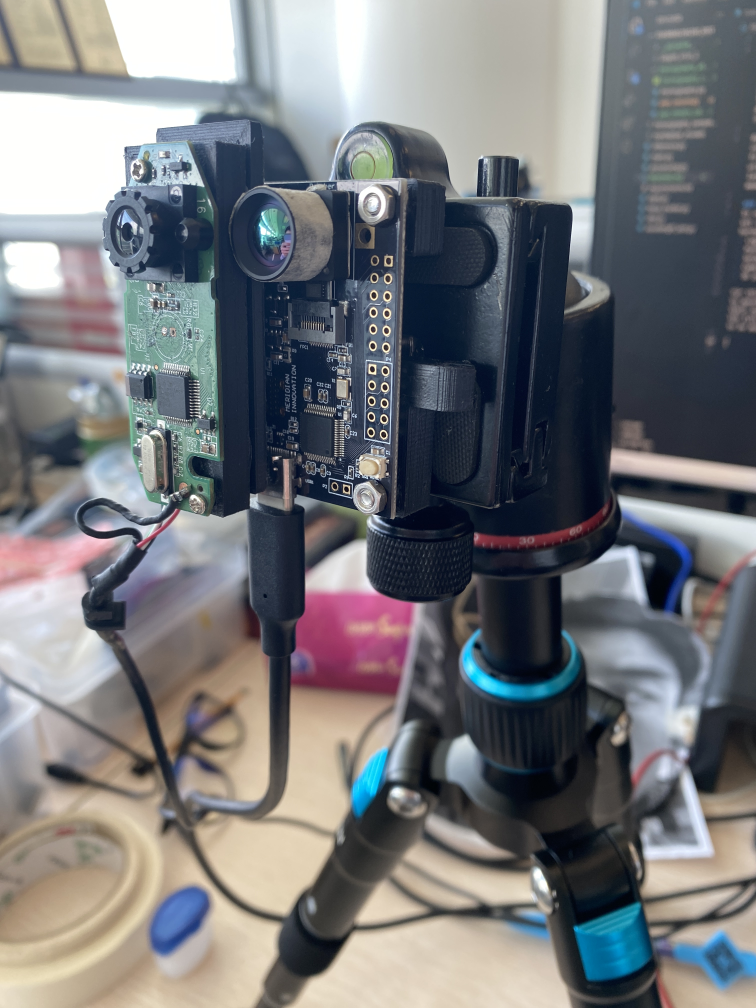
#> input picture pictures/hardwaresetup.JPG, 3024 x 4032 px (shown at 1/4 size)
$ python -i stark.py   (imports and definitions only)
#> lines starting #> are read from the running program, lines starting #| are printed output that depends on the picture
# Copyright (C) Meridian Innovation Ltd. Hong Kong, 2019 - 2022. All rights reserved.
#
from functools import partial
import numpy as np
import cv2 as cv
from senxor.utils import remap
from senxor.filters import RollingAverageFilter, TrueAverageFilter

# STARK filter parameters
# ===========================
STARK_LMAV_DIFF = {'lm_atype': 'ra', 'lm_ks': (5,5), 'lm_ad': 12}
STARK_SELF_DIFF = {'lm_atype': 'ra', 'lm_ks': (3,3), 'lm_ad': 0}
STARK_SIGMOID = {'alpha': 2.0, 'beta': 2.0}
STARK_SMOOTHSTEP = {'alpha': 0.3, 'beta': 0.0, 'delta': 0.02,
                    'quad': 0.8, 'cube': -0.9}
STARK_CUBE = {'alpha': 0.3, 'beta': 0.0, 'delta': 0.02,
              'quad': 0.8, 'cube': -0.9, 'max': 0.8}

def sigmoid(x, alpha, beta):
    return 1. / (1 + np.exp(-alpha * (x - beta)))

# [33 lines left out: functions cube, smoothstep, set_stark_param, not called in this run]


class STARKFilter:

    # [50 lines left out: function __init__, not called in this run]

    def diff_self(self, lm):
        return lm - self.av

    # [57 lines left out: functions diff_lmav, update, _quick_update, not called in this run]

    def __call__(self, new):
        self.update(new)
        return self.av


class Kalman_with_predict():
    """ Kalman implementation. Requires an initial frame i.e., frame0 must be pased as input
        For better results, frame0 can be an average of 2 successive frames or more.
        Else a very random interger is initialized as initial temparature reading.
        Performance is better when used after filter.
        mea_err: the error measured between new frame and previous estimated frame
        err_est: the mean estimated error. can be initialized randomly or using calibration data.
                 will decay over time.
        process_error: the mean of the std per pixel matrix obtained from calibration or a fixed
                       std for all pixels. If std for all pixels is used, then use the
                       mean gain rather than the gain per pixel matrix.
        update_which: Which loss to use to compute the mean_err (mean erro) t iteration t.
                      l1 and l2 are both implemented.
        see: https://github.com/Ugenteraan/Kalman-Filter-Scratch/blob/master/Kalman-Scratch-Implementation.ipynb
    """

    def __init__(self, frame0=None, update_which='l1', smooth_new_frame=False, which_predict='Median', ksize=3,
                 sigma=1, cnn_model=None, use_normalization=1, r_depth=4, err=1.5, gain_scale=0.35,
                 gain_which='stair-case', out_smooth=False, offset=0.1, scale=0.9):

        # should the new input be smooth before Kalman?
        self.smooth_new_frame = smooth_new_frame

        # use l1 or l2 loss
        self.update_which = update_which

        # initial frame keeping or initialize complete random constant integer between 0 and 37 as initial value
        # and rely on python broadcasting to treat it as matrix for gain update
        if frame0 is None:
            self.est = np.random.randint(low=0, high=37)
            self.min_temp = 16
            self.max_temp = 34
        else:
            self.est = frame0
            self.min_temp = frame0.min()
            self.max_temp = frame0.max()

        # initialize method of update for gain
        self.gain_which = gain_which
        if self.gain_which == 'stair-case':
            self.update_which = 'l1'

        # smooth output or raw improved output
        self.out_smooth = out_smooth

        # initialize rolling average depth
        self.r_depth = r_depth

        # initialize pixel err std for sigmoid
        self.pixel_err_std = err

        # initialize gain scale
        self.gain_scale = gain_scale

        #initialize counter
        self.count = 0

        # for poly
        self.offset = offset
        self.scale = scale

        # initialize prediction parameters
        assert which_predict in ['Median', 'Box', 'Gaussian', 'CNN', None]
        self.which_predict = which_predict
        self.ksize = ksize
        self.sigma = sigma

        if self.which_predict == 'CNN':
            self.model = cnn_model
            self.use_normalization = use_normalization

    def to_tensor(self, img):
        if img.ndim == 2:
            return img[np.newaxis, ..., np.newaxis]

    def from_tensor(self, img):
        return np.squeeze(img)

    # [55 lines left out: functions cnn_filter, run_cnn, remap_tensor, not called in this run]

    def predict(self):

        # Estimate frame update from previous frame and control params

        if self.which_predict == 'Median':
            self.est = remap(cv.medianBlur(remap(self.est, curr_range=(self.min_temp, self.max_temp)),
                                            ksize=self.ksize),
                             new_range=(self.min_temp, self.max_temp), to_uint8=False)
        elif self.which_predict == 'Gaussian':
            self.est = remap(cv.GaussianBlur(remap(self.est, curr_range=(self.min_temp, self.max_temp)),
                                              (self.ksize, self.ksize), sigmaX=self.sigma),
                             new_range=(self.min_temp, self.max_temp), to_uint8=False)
        elif self.which_predict == 'Box':
            self.est = remap(cv.blur(remap(self.est, curr_range=(self.min_temp, self.max_temp)),
                                      (self.ksize, self.ksize)),
                             new_range=(self.min_temp, self.max_temp), to_uint8=False)

        elif self.which_predict == 'CNN':
            self.est = self.run_cnn(self.est, self.min_temp, self.max_temp)

    # [25 lines left out: function predict_new_frame, not called in this run]

    def update(self, new_frame):

        # # update roll average
        # self.min_temp += 1. / self.r_depth * (new_frame.min() - self.min_temp)
        # self.max_temp += 1. / self.r_depth * (new_frame.max() - self.max_temp)

        # no roll avg on new frame
        self.min_temp = new_frame.min()
        self.max_temp = new_frame.max()

        # predict current frame and process noise
        if self.count ==0:
            self.predict()
            self.count += 1
        if self.smooth_new_frame:
            new_frame_smooth = self.predict_new_frame(new_frame=new_frame)

        # calculate new actual error and new frame
        if self.update_which == 'l1':
            mea_err = np.abs(new_frame_smooth - self.est)
        elif self.update_which == 'l2':
            mea_err = (new_frame_smooth - self.est)**2

        if self.gain_which == 'sigmoid-approx':
            self.gain = self.gain_scale * (
                        1 + ((mea_err - self.pixel_err_std) / np.sqrt((1 + (mea_err - self.pixel_err_std) ** 2))))

        elif self.gain_which == 'normalizing':
            mea_err = mea_err + self.gain_scale
            self.gain = mea_err/(mea_err + self.pixel_err_std)

        elif self.gain_which == 'stair-case':
            # self.gain = 1/(1 + np.exp(-mea_err))
            self.gain = np.full(mea_err.shape, 0.8, dtype=float)
            self.gain[(mea_err <=2.0)] = 0.01
            self.gain[(mea_err > 2.0) & (mea_err <= 3.0)] = 0.1
            self.gain[(mea_err > 3.0) & (mea_err <= 5.0)] = 0.2
            self.gain[(mea_err > 5.0) & (mea_err <= 6.0)] = 0.3
            self.gain[(mea_err > 6.0) & (mea_err <= 10.)] = 0.5
            # self.gain[(mea_err > 3.0) & (mea_err <= 8.0)] = 0.7
            # # # self.gain[(mea_err > 5.0) & (mea_err <= 6.0)] = 0.5q
            # # # self.gain[(mea_err > 6.0) & (mea_err <=7.0)] = 0.6
            # # # self.gain[(mea_err > 7.0) & (mea_err <= 8.0)] = 0.7
            # # # self.gain[(mea_err > 8.0) & (mea_err <= 9.0)] = 0.8

        elif self.gain_which == 'poly':
            # self.gain = np.zeros_like(mea_err)
            self.gain = np.full((mea_err.shape), self.offset*self.scale)
            mea_err = (mea_err - self.pixel_err_std)*self.gain_scale
            self.gain[(mea_err > 0) & (mea_err <=1)] = (3*mea_err[(mea_err > 0) & (mea_err <=1)]**2
                                        - 2*mea_err[(mea_err > 0) & (mea_err <=1)]**3
                                        + self.offset)*self.scale
            self.gain[(mea_err>1)] = (1+self.offset)*self.scale

        # calculate new estimate
        if self.out_smooth:
            self.est = self.est + self.gain * (new_frame_smooth - self.est)
        else:
            self.est = self.est + self.gain * (new_frame - self.est)

        return self.est

    def __call__(self, new_frame, *args, **kwargs):
        return self.update(new_frame)

>>> import cv2
>>> picture = cv2.imread('pictures/hardwaresetup.JPG', cv2.IMREAD_GRAYSCALE)
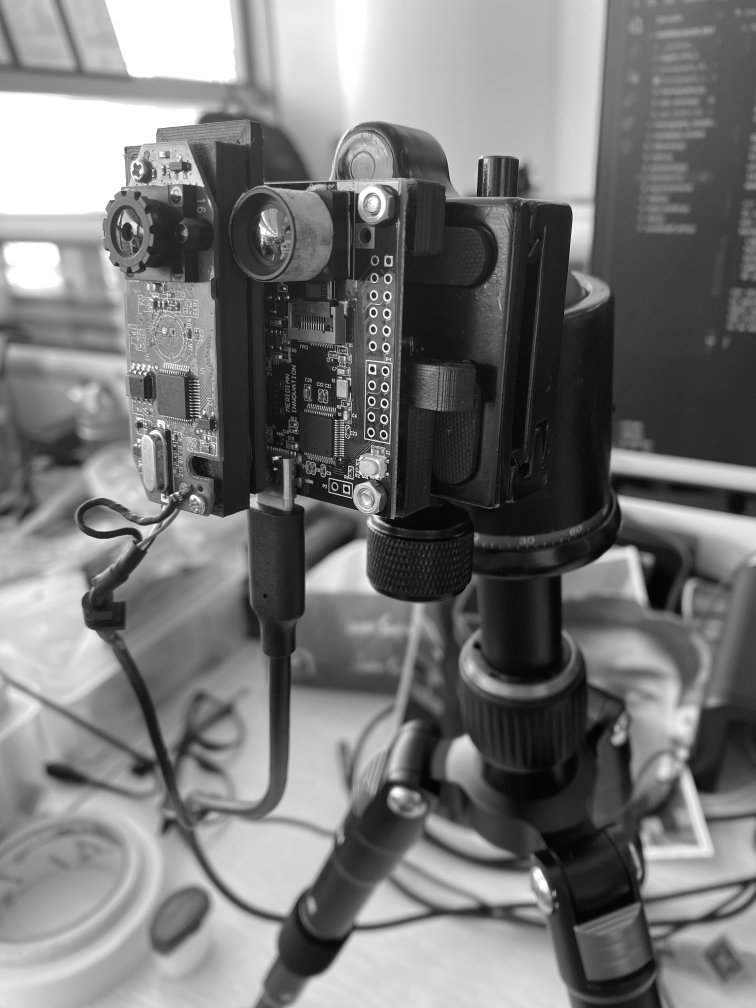
#> picture: shape (4032, 3024) (shown at 1/4 size); min 0, max 255, mean 119
>>> result = Kalman_with_predict().update(picture)
#> in update, `self.min_temp = new_frame.min()`: self.min_temp = 0
#> in update, `self.max_temp = new_frame.max()`: self.max_temp = 255
#> (the call stopped at in predict, `self.est = remap(cv.medianBlur(remap(self.est, curr_range=(self.min_te..`: senxor is not available in this run)
#> (the run stopped early here; a loop or call above may not have finished)

$ run again, on pictures/coord_annotate.png
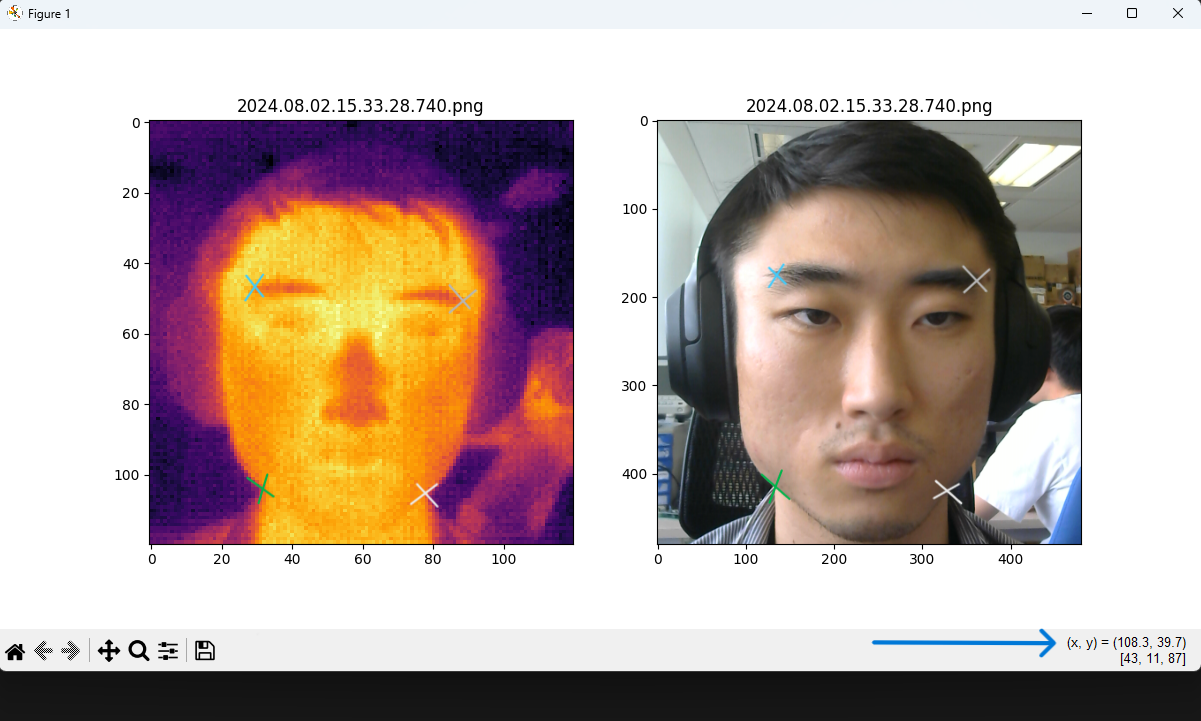
#> input picture pictures/coord_annotate.png, 1201 x 721 px
#> `picture = cv2.imread('pictures/hardwaresetup.JPG', cv2.IMREAD_GRAYSCALE)`:
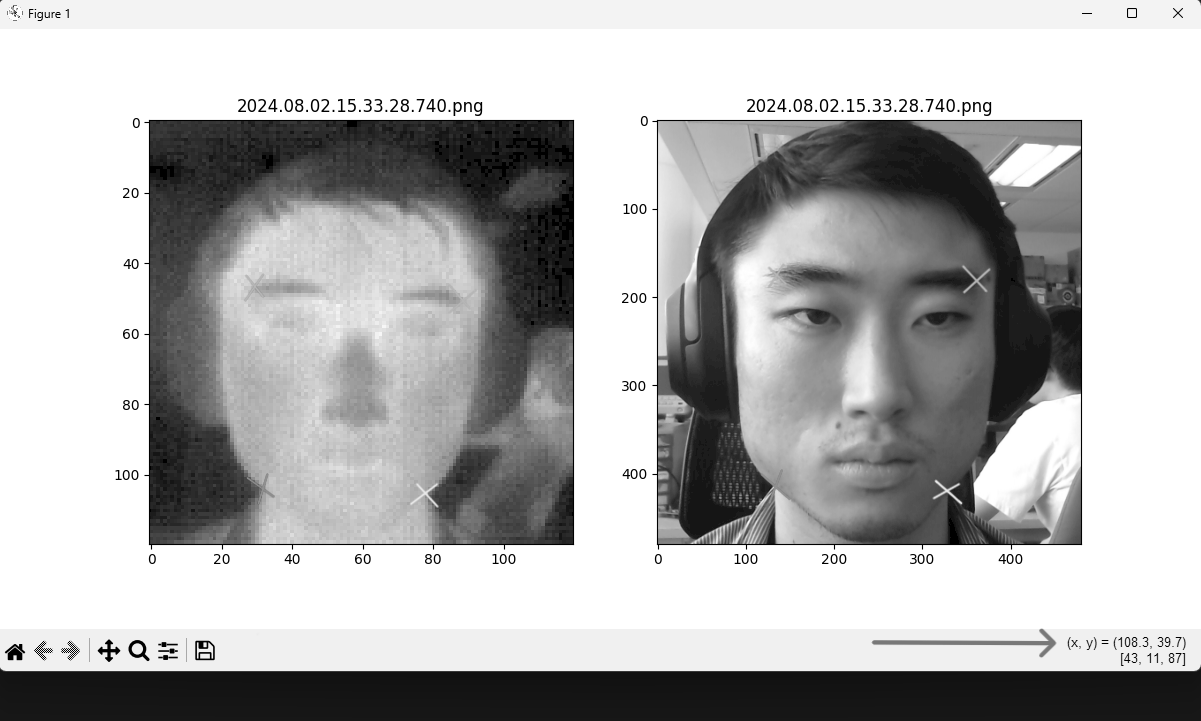
#> picture: shape (721, 1201); min 0, max 255, mean 179.6
#> self.min_temp = 0
#> self.max_temp = 255

$ run again, on pictures/pairrecordwindow.png
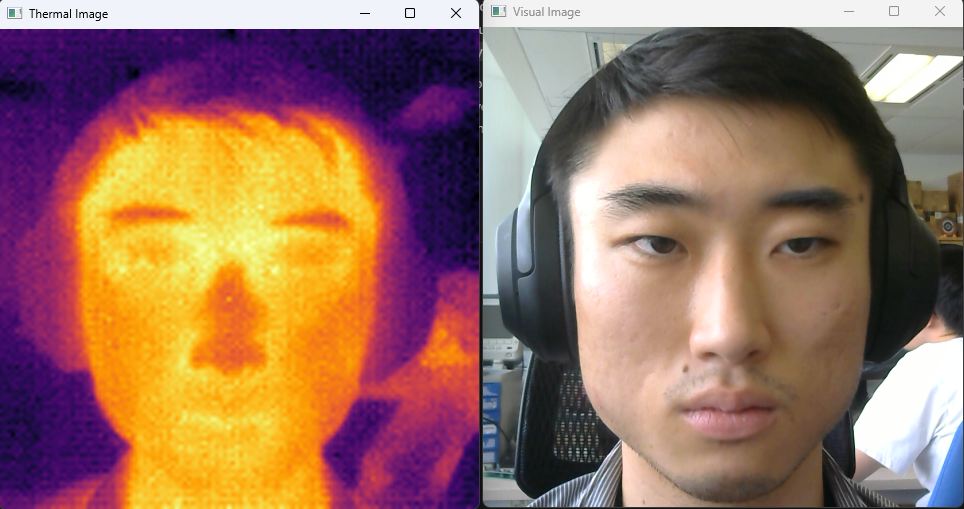
#> input picture pictures/pairrecordwindow.png, 964 x 509 px
#> `picture = cv2.imread('pictures/hardwaresetup.JPG', cv2.IMREAD_GRAYSCALE)`:
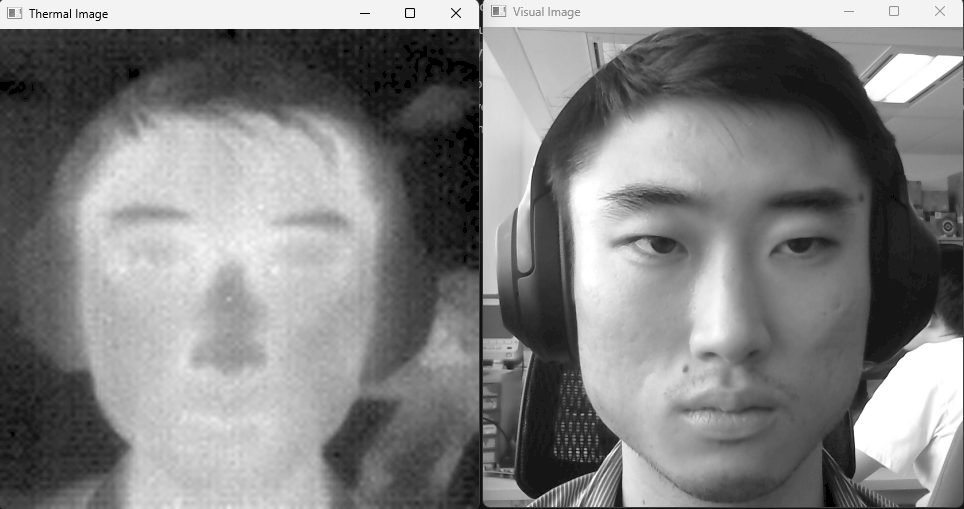
#> picture: shape (509, 964); min 0, max 255, mean 130.4
#> self.min_temp = 0
#> self.max_temp = 255
